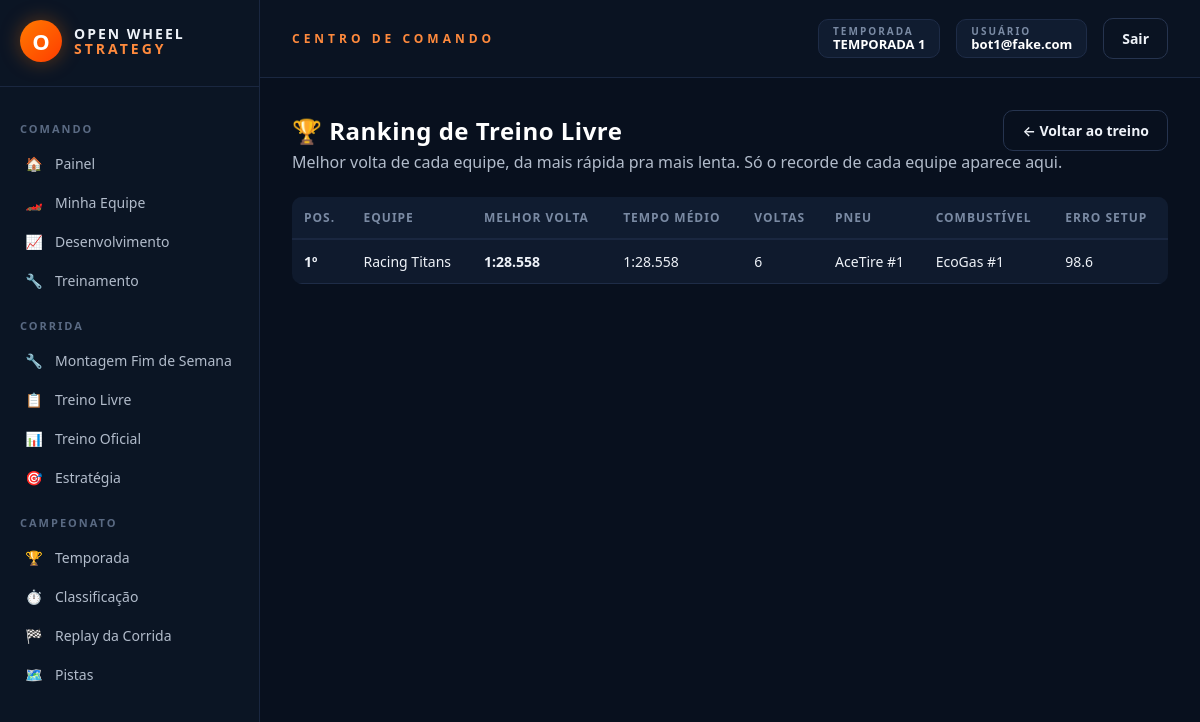
Page /treino-livre/ranking (signed in) on the earlier database version.
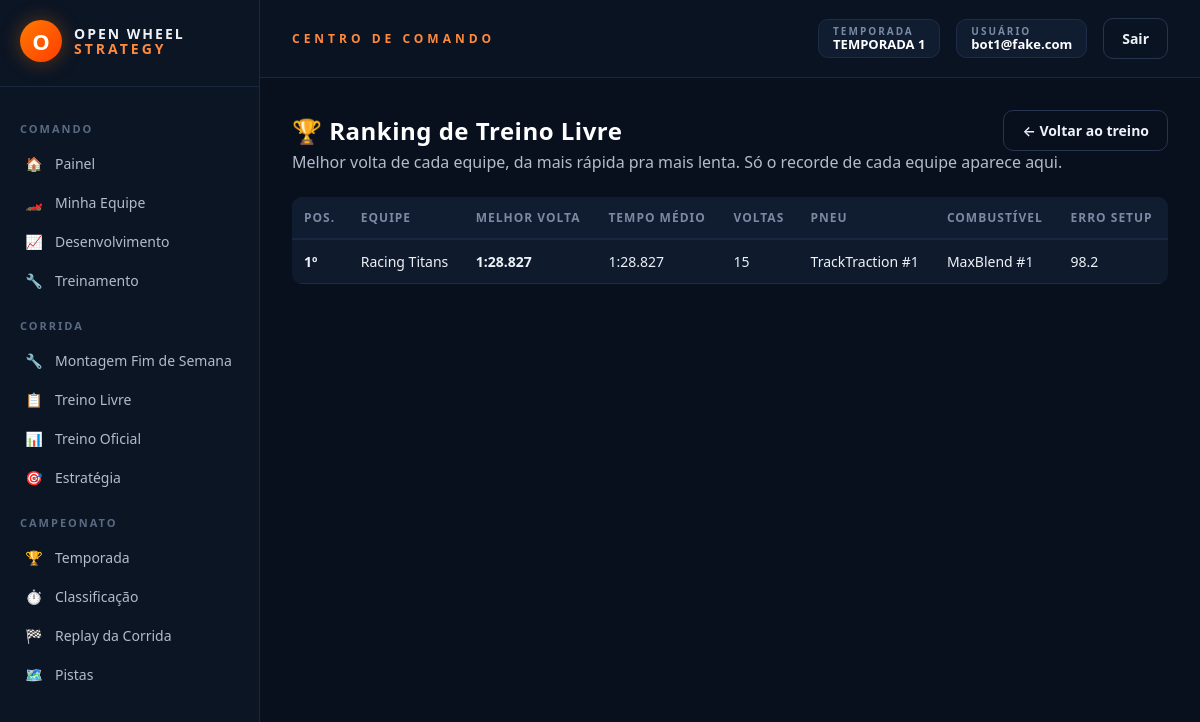
Same page on the later database version.
### models.py (models this page shows, shortened)
class ResultadoTreinoLivre(db.Model):
    __tablename__ = "resultados_treino_livre"
    id = db.Column(db.Integer, primary_key=True)
    equipe_id = db.Column(db.Integer, db.ForeignKey("carros_jogadores.id"), unique=True, nullable=False)
    pneu_nome = db.Column(db.String(100))
    combustivel_nome = db.Column(db.String(100))
    total_voltas = db.Column(db.Integer, default=0)
    melhor_volta_numero = db.Column(db.Integer, default=0)
    melhor_volta_tempo = db.Column(db.Float)
    tempo_medio = db.Column(db.Float)
    erro_setup = db.Column(db.Float, default=0.0)
    criado_em = db.Column(db.DateTime, default=datetime.utcnow)
    equipe = db.relationship("CarroJogador")

class CarroJogador(db.Model):
    __tablename__ = "carros_jogadores"
    id = db.Column(db.Integer, primary_key=True)
    usuario_id = db.Column(db.Integer, db.ForeignKey("usuarios.id"), unique=True, nullable=False)
    nome = db.Column(db.String(100), nullable=False)
    orcamento = db.Column(db.Float, default=55_000.0)
    motor_fornecedor_id = db.Column(db.Integer, db.ForeignKey("fornecedores_motor.id"), nullable=False)
    combustivel_fornecedor_id = db.Column(db.Integer, db.ForeignKey("fornecedores_combustivel.id"), nullable=False)
    pneu_fornecedor_id = db.Column(db.Integer, db.ForeignKey("fornecedores_pneu.id"), nullable=False)
    chassi_fornecedor_id = db.Column(db.Integer, db.ForeignKey("fornecedores_chassi.id"), nullable=True)
    cambio_fornecedor_id = db.Column(db.Integer, db.ForeignKey("fornecedores_cambio.id"), nullable=False)
    suspensao_fornecedor_id = db.Column(db.Integer, db.ForeignKey("fornecedores_suspensao.id"), nullable=False)
    engenheiro_fornecedor_id = db.Column(db.Integer, db.ForeignKey("fornecedores_engenheiro.id"), nullable=True)
    combustivel_carregado = db.Column(db.Float, default=110.0)
    cor_primaria = db.Column(db.String(7), default="#cc0000")
    cor_secundaria = db.Column(db.String(7), default="#ffffff")
    modelo_motor = db.Column(db.Integer, nullable=True)
    modelo_combustivel = db.Column(db.Integer, nullable=True)
    modelo_pneu = db.Column(db.Integer, nullable=True)
    modelo_cambio = db.Column(db.Integer, nullable=True)
    modelo_suspensao = db.Column(db.Integer, nullable=True)
    estrategia_volta_pit = db.Column(db.Integer, default=10)
    estrategia_dois_pits = db.Column(db.Boolean, default=False)

### rotas/treino.py (the view)
    @app.route("/treino-livre/ranking")
    @login_requerido
    def treino_livre_ranking_view():
        usuario = Usuario.query.get(session["usuario_id"])
        resultados = (
            ResultadoTreinoLivre.query
            .filter(ResultadoTreinoLivre.melhor_volta_tempo.isnot(None))
            .order_by(ResultadoTreinoLivre.melhor_volta_tempo.asc())
            .all()
        )
        minha_equipe_id = usuario.equipe.id if usuario.equipe else None
        return render_template(
            "treino_livre_ranking.html",
            resultados=resultados, minha_equipe_id=minha_equipe_id,
        )

### app.py (called while the page is built)
def _registrar_contexto(app):
    @app.context_processor
    def injetar_globais():
        usuario_id = session.get("usuario_id")
        usuario = Usuario.query.get(usuario_id) if usuario_id else None
        return {
            "usuario_logado": usuario,
            "categorias_fornecedor": FORNECEDORES_CONFIG,
            "temporada_ativa": Temporada.ativa_atual(),
        }

### extensoes.py (called while the page is built)
def login_requerido(view_func):
    @functools.wraps(view_func)
    def wrapper(*args, **kwargs):
        if not session.get("usuario_id"):
            return redirect(url_for("login"))
        return view_func(*args, **kwargs)
    return wrapper

### models_temporada.py (called while the page is built)
    @classmethod
    def ativa_atual(cls):
        try:
            return cls.query.filter_by(ativa=True).first()
        except (OperationalError, ProgrammingError, NoSuchTableError):
            return None

### templates/treino_livre_ranking.html (shortened to what this page needs)
{% extends "base.html" %}
{% block css_extra %}
<link rel="stylesheet" href="{{ url_for('static', filename='css/telas/admin.css') }}">
<link rel="stylesheet" href="{{ url_for('static', filename='css/telas/ranking.css') }}">
{% endblock %}
{% block content %}
<div class="ranking-header">
  <h1 class="ranking-title">🏆 Ranking de Treino Livre</h1>
  <a href="{{ url_for('treino_livre_view') }}" class="ows-btn ows-btn-ghost">← Voltar ao treino</a>
</div>
<p class="ranking-subtitle">Melhor volta de cada equipe, da mais rápida pra mais lenta. Só o recorde de cada equipe aparece aqui.</p>
{% if resultados %}
<table class="ows-admin-table">
  <thead><tr><th>Pos.</th><th>Equipe</th><th>Melhor volta</th><th>Tempo médio</th><th>Voltas</th><th>Pneu</th><th>Combustível</th><th>Erro setup</th></tr></thead>
  <tbody>
    {% for r in resultados %}
      <tr class="{{ 'ranking-row-me' if r.equipe_id == minha_equipe_id else '' }}">
        <td class="ows-strong">{{ loop.index }}º</td>
        <td>{{ r.equipe.nome if r.equipe else 'Equipe #' ~ r.equipe_id }} {% if r.equipe_id == minha_equipe_id %}<span class="ows-badge-value ows-text-primary">(você)</span>{% endif %}</td>
        <td class="ows-strong">{{ r.melhor_volta_tempo | tempo_min }}</td>
        <td>{{ r.tempo_medio | tempo_min }}</td>
        <td>{{ r.total_voltas }}</td>
        <td>{{ r.pneu_nome or '-' }}</td>
        <td>{{ r.combustivel_nome or '-' }}</td>
        <td>{{ r.erro_setup }}</td>
      </tr>
    {% endfor %}
  </tbody>
</table>
{% else %}
<div class="ows-alert ows-alert-info">Nenhum treino livre registrado ainda. Vá em <a href="{{ url_for('treino_livre_view') }}" class="ows-strong">Treino Livre</a> e rode o primeiro!</div>
{% endif %}
{% endblock %}

Differences in the rows shown:
changed ResultadoTreinoLivre "Racing Titans": melhor_volta_tempo|tempo_min "1:28.558" → "1:28.827"; tempo_medio|tempo_min "1:28.558" → "1:28.827"; total_voltas "6" → "15"; pneu_nome "AceTire #1" → "TrackTraction #1"; combustivel_nome "EcoGas #1" → "MaxBlend #1"; erro_setup "98.6" → "98.2"
